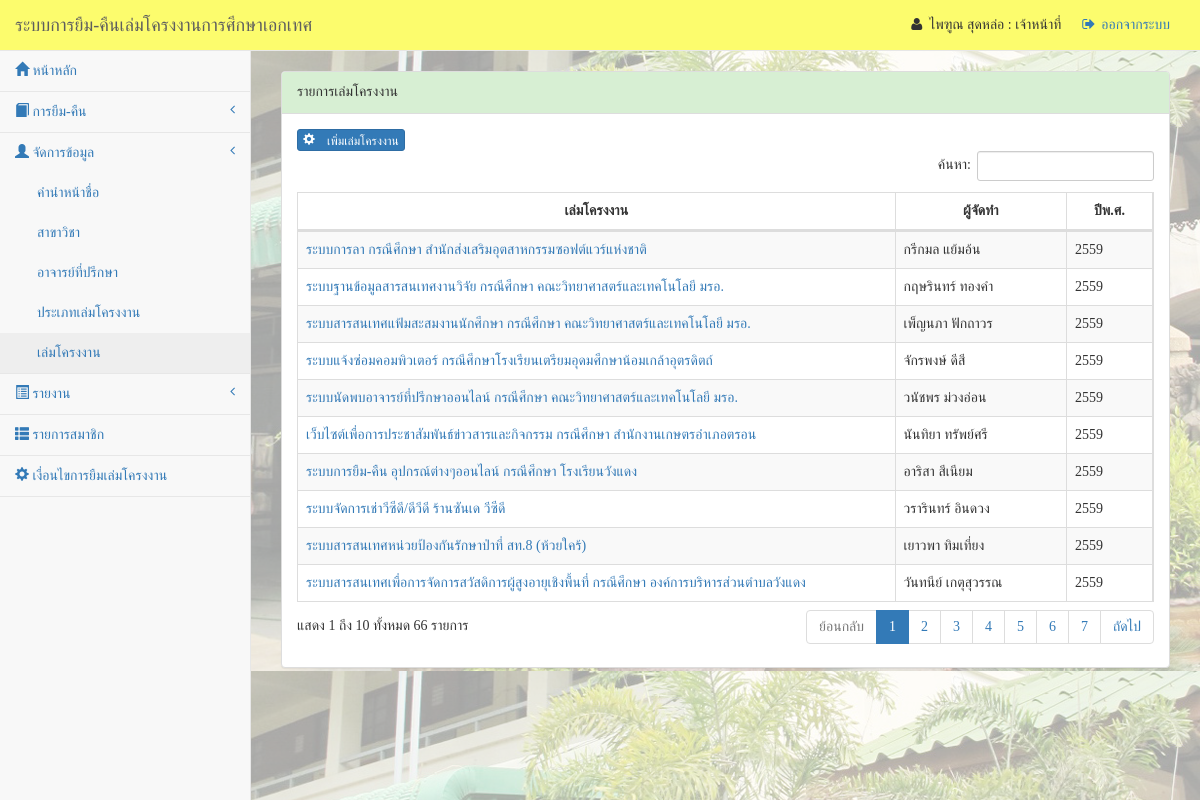
The page /project_test/pj_book.php (signed in) on the database its author committed.
### tables this page shows
CREATE TABLE `staff` (
  `staffid` int(3) UNSIGNED NOT NULL,
  `titlenameid` char(2) NOT NULL,
  `fname` varchar(50) NOT NULL,
  `lname` varchar(50) NOT NULL,
  `tel` varchar(10) NOT NULL,
  `email` varchar(50) NOT NULL,
  `username` varchar(30) NOT NULL,
  `userpassword` varchar(30) NOT NULL,
  `status_staff` varchar(2) NOT NULL
);

CREATE TABLE `book` (
  `bookid` int(6) UNSIGNED NOT NULL,
  `booknamethai` varchar(200) NOT NULL,
  `booknameeng` varchar(200) NOT NULL,
  `keyword` text NOT NULL,
  `studentid` int(5) NOT NULL,
  `student` varchar(100) NOT NULL,
  `advisorid` char(2) NOT NULL,
  `year` char(4) NOT NULL,
  `booktypeid` char(2) NOT NULL,
  `abstracts` text NOT NULL,
  `bookfilename` varchar(100) NOT NULL,
  `statusbook` char(2) NOT NULL,
  `num` int(6) NOT NULL,
  `time` timestamp NOT NULL DEFAULT CURRENT_TIMESTAMP ON UPDATE CURRENT_TIMESTAMP
);

### project_test/pj_book.php (the view, shortened to what this page needs)
<?php
include 'connect_book.php';
?>
<!DOCTYPE html>
<html lang="en">
<head>
    <?php include('css.php'); ?>
    <?php include('datatable.php'); ?>
</head>
<body>
    <div id="wrapper">
        <nav class="navbar navbar-default navbar-static-top" role="navigation" style="margin-bottom: 0">
           <?php include ('menu.php');?>
        <div id="page-wrapper" style="background-image: url('test-img.png');">
            <div class="row"><br>
            </div>
            <div class="row">
                <div class="col-lg-12">
                    <div class="panel panel-default">
                        <div class="panel-heading" style="height: 42px;background-color: #d7efd3">
                            รายการเล่มโครงงาน
                        </div>
                        <div class="panel-body">
                            <button class="btn btn-primary btn-xs" data-toggle="modal" data-target="#myModal1">
                                <span class="glyphicon glyphicon-cog" aria-hidden="true"> เพิ่มเล่มโครงงาน</span>
                            </button>
                            <table width="100%" class="table table-striped table-bordered table-hover" id="dataTables-example">
                                <thead>
                                    <tr>
                                        <th><center>เล่มโครงงาน</center> </th>
                                        <th style="width: 20%"><center>ผู้จัดทำ</center> </th>
                                        <th style="width: 10%"><center>ปีพ.ศ.</center> </th>
                                    </tr>
                                </thead>
                                <tbody>
<?php
        include 'connect_book.php';
        $sql = "SELECT * FROM `book` ORDER BY bookid DESC";
        $result = mysqli_query($conn, $sql);
        while($row = mysqli_fetch_array($result, MYSQLI_ASSOC))  {
        ?>
        <tr>
            <td><a href="detail_book.php?bookid=<?php echo $row['bookid']; ?>"> <?php echo $row['booknamethai']; ?></td>
            <td><?php echo $row['student']; ?></td>
            <td><?php echo $row['year']+543; ?></td>
        </tr>
        <?php
    }
          ?>
                            </tbody>
                            </table>
                        </div>
                    </div>
                </div>
            </div>
        </div>
    </div>
</body>
</html>

### project_test/menu.php (shortened to what this page needs)
<?php
        include 'connect_book.php';
        $session_login_id = $_SESSION['staffid'];
        $qry_user = "SELECT * FROM staff WHERE staffid='$session_login_id'";
        $result_user = mysqli_query($conn,$qry_user);
        if ($result_user) {
           $row_user = mysqli_fetch_array($result_user,MYSQLI_ASSOC);
           $s_login_username = $row_user['fname'];
        }
?>
        <nav class="navbar navbar-default navbar-static-top" role="navigation" style="margin-bottom: 0;background-color: rgba(255, 255, 0, 0.56);">
            <div class="navbar-header">
                <a class="navbar-brand" href="index.php">ระบบการยืม-คืนเล่มโครงงานการศึกษาเอกเทศ</a>
            </div>
            <ul class="nav navbar-top-links navbar-right" style="height: 30px">
                        <li><i class="fa fa-user fa-fw"></i>
                        <?php echo "$s_login_username" ?>
                        <?php echo $row_user['lname']; ?>
                        </li>
                        <li class="divider">: เจ้าหน้าที่</li>
                        <li><a href="logout.php"><i class="fa fa-sign-out fa-fw"></i> ออกจากระบบ</a>
                        </li>
            </ul>
            <div class="navbar-default sidebar" role="navigation" >
                <div class="sidebar-nav navbar-collapse">
                    <ul class="nav" id="side-menu">
                        <li>
                            <a href="index.php"><span class="glyphicon glyphicon-home" aria-hidden="true"></span> หน้าหลัก</a>
                        </li>
                        <li>
                            <a href="#"><span class="glyphicon glyphicon-book"></span> การยืม-คืน<span class="fa arrow"></span></a>
                        </li>
                        <li>
                            <a href="#"><span class="glyphicon glyphicon-user"></span> จัดการข้อมูล<span class="fa arrow"></span></a>
                            <ul class="nav nav-second-level">
                                <li>
                                    <a href="pj_titlename.php">คำนำหน้าชื่อ</a>
                                </li>
                                <li>
                                    <a href="pj_major.php">สาขาวิชา</a>
                                </li>
                                <li>
                                    <a href="pj_advisor.php">อาจารย์ที่ปรึกษา</a>
                                </li>
                                <li>
                                    <a href="pj_booktype.php">ประเภทเล่มโครงงาน</a>
                                </li>
                                <li>
                                    <a href="pj_book.php">เล่มโครงงาน</a>
                                </li>
                            </ul>
                        </li>
                        <li>
                            <a href="#"><span class="glyphicon glyphicon-list-alt"></span> รายงาน<span class="fa arrow"></span></a>
                        </li>
                        <li>
                            <a href="list_member.php"><span class="glyphicon glyphicon-th-list" aria-hidden="true"></span> รายการสมาชิก</a>
                        </li>
                        <li>
                            <a href="condition.php"><span class="glyphicon glyphicon-cog" aria-hidden="true"></span> เงื่อนไขการยืมเล่มโครงงาน</a>
                        </li>
                    </ul>
                </div>
            </div>
        </nav>

### project_test/script.php (style rules this page uses)
body { font-family: Microsoft Sans Serif; }

### rows shown on the page
staff: fname "ไพฑูณ", lname "สุดหล่อ"
book: booknamethai "ระบบการลา กรณีศึกษา สำนักส่งเสริมอุตสาหกรรมซอฟต์แวร์แห่งชาติ", student "กรีกมล แย้มอ้น", $row['year']+543 "2559"
book: booknamethai "ระบบฐานข้อมูลสารสนเทศงานวิจัย กรณีศึกษา คณะวิทยาศาสตร์และเทคโนโลยี มรอ.", student "กฤษรินทร์ ทองคำ", $row['year']+543 "2559"
book: booknamethai "ระบบสารสนเทศแฟ้มสะสมงานนักศึกษา กรณีศึกษา คณะวิทยาศาสตร์และเทคโนโลยี มรอ.", student "เพ็ญนภา ฟักถาวร", $row['year']+543 "2559"
book: booknamethai "ระบบแจ้งซ่อมคอมพิวเตอร์ กรณีศึกษาโรงเรียนเตรียมอุดมศึกษาน้อมเกล้าอุตรดิตถ์", student "จักรพงษ์ ดีสี", $row['year']+543 "2559"
book: booknamethai "ระบบนัดพบอาจารย์ที่ปรึกษาออนไลน์ กรณีศึกษา คณะวิทยาศาสตร์และเทคโนโลยี มรอ.", student "วนัชพร ม่วงอ่อน", $row['year']+543 "2559"
book: booknamethai "เว็บไซต์เพื่อการประชาสัมพันธ์ข่าวสารและกิจกรรม กรณีศึกษา สำนักงานเกษตรอำเภอตรอน", student "นันทิยา ทรัพย์ศรี", $row['year']+543 "2559"
book: booknamethai "ระบบการยืม-คืน อุปกรณ์ต่างๆออนไลน์ กรณีศึกษา โรงเรียนวังแดง", student "อาริสา สีเนียม", $row['year']+543 "2559"
book: booknamethai "ระบบจัดการเช่าวีซีดี/ดีวีดี ร้านซันเด วีซีดี", student "วรารินทร์ อินดวง", $row['year']+543 "2559"
book: booknamethai "ระบบสารสนเทศหน่วยป้องกันรักษาป่าที่ สท.8 (ห้วยใคร้)", student "เยาวพา ทิมเที่ยง", $row['year']+543 "2559"
book: booknamethai "ระบบสารสนเทศเพื่อการจัดการสวัสดิการผู้สูงอายุเชิงพื้นที่ กรณีศึกษา องค์การบริหารส่วนตำบลวังแดง", student "วันทนีย์ เกตุสุวรรณ", $row['year']+543 "2559"
